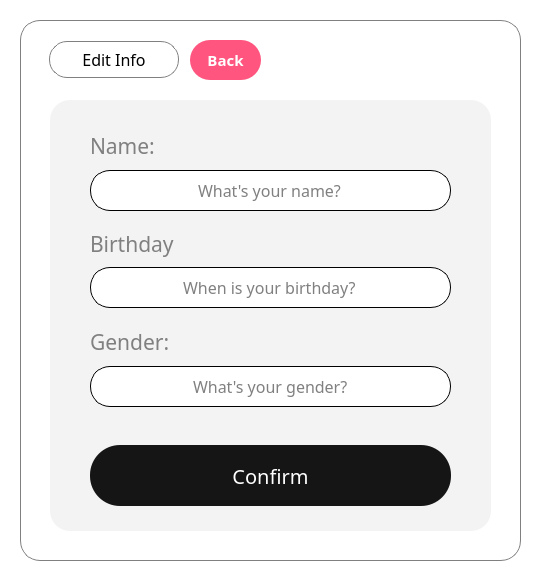
<?xml version="1.0" encoding="UTF-8"?>
<ui version="4.0">
 <class>editinfopop</class>
 <widget class="QDialog" name="editinfopop">
  <property name="geometry">
   <rect>
    <x>0</x>
    <y>0</y>
    <width>546</width>
    <height>583</height>
   </rect>
  </property>
  <property name="windowTitle">
   <string>Dialog</string>
  </property>
  <widget class="QWidget" name="centralwidget" native="true">
   <property name="geometry">
    <rect>
     <x>0</x>
     <y>0</y>
     <width>651</width>
     <height>601</height>
    </rect>
   </property>
   <widget class="QWidget" name="widget" native="true">
    <property name="geometry">
     <rect>
      <x>-20</x>
      <y>0</y>
      <width>691</width>
      <height>631</height>
     </rect>
    </property>
    <property name="styleSheet">
     <string notr="true">background-color: rgb(255, 255, 255)</string>
    </property>
    <widget class="QPushButton" name="edit_btn">
     <property name="geometry">
      <rect>
       <x>110</x>
       <y>445</y>
       <width>361</width>
       <height>61</height>
      </rect>
     </property>
     <property name="font">
      <font>
       <family>Segoe UI Variable Display</family>
       <pointsize>15</pointsize>
      </font>
     </property>
     <property name="cursor">
      <cursorShape>PointingHandCursor</cursorShape>
     </property>
     <property name="styleSheet">
      <string notr="true">QPushButton {background-color: rgb(21, 21, 21); border-radius: 30px; color: white;}

QPushButton:hover {border-radius: 30px; color: white; background-color: rgb(85, 170, 255);}
</string>
     </property>
     <property name="text">
      <string>Confirm</string>
     </property>
    </widget>
    <widget class="QListWidget" name="frm_board">
     <property name="geometry">
      <rect>
       <x>40</x>
       <y>20</y>
       <width>501</width>
       <height>541</height>
      </rect>
     </property>
     <property name="styleSheet">
      <string notr="true"> border-radius: 20px; border: 1px solid grey; 
background-color: rgb(255, 255, 255);</string>
     </property>
    </widget>
    <widget class="QPushButton" name="tags_pinfo">
     <property name="enabled">
      <bool>false</bool>
     </property>
     <property name="geometry">
      <rect>
       <x>69</x>
       <y>41</y>
       <width>130</width>
       <height>37</height>
      </rect>
     </property>
     <property name="font">
      <font>
       <family>Swis721 BT</family>
       <pointsize>12</pointsize>
       <weight>50</weight>
       <bold>false</bold>
      </font>
     </property>
     <property name="layoutDirection">
      <enum>Qt::LeftToRight</enum>
     </property>
     <property name="styleSheet">
      <string notr="true">background-color: none; border-radius: 18px; color: black;   border: 1px solid grey;</string>
     </property>
     <property name="text">
      <string>Edit Info</string>
     </property>
    </widget>
    <widget class="QPushButton" name="editback_btn">
     <property name="enabled">
      <bool>true</bool>
     </property>
     <property name="geometry">
      <rect>
       <x>210</x>
       <y>40</y>
       <width>71</width>
       <height>40</height>
      </rect>
     </property>
     <property name="font">
      <font>
       <family>Segoe UI Variable Display</family>
       <pointsize>11</pointsize>
       <weight>75</weight>
       <bold>true</bold>
      </font>
     </property>
     <property name="cursor">
      <cursorShape>PointingHandCursor</cursorShape>
     </property>
     <property name="styleSheet">
      <string notr="true">QPushButton {border-radius: 20px; color: white; background-color: rgb(255, 85, 127);}

QPushButton:hover {border-radius: 20px; border: 1px solid #FF557F; color: rgb(255, 85, 127); background-color: white; }
</string>
     </property>
     <property name="text">
      <string>Back</string>
     </property>
    </widget>
    <widget class="QListWidget" name="frm_board_2">
     <property name="geometry">
      <rect>
       <x>70</x>
       <y>100</y>
       <width>441</width>
       <height>431</height>
      </rect>
     </property>
     <property name="styleSheet">
      <string notr="true"> border-radius: 20px;
background-color: rgb(243, 243, 243);</string>
     </property>
    </widget>
    <widget class="QLineEdit" name="birthdayedit">
     <property name="geometry">
      <rect>
       <x>110</x>
       <y>267</y>
       <width>361</width>
       <height>41</height>
      </rect>
     </property>
     <property name="font">
      <font>
       <family>Swis721 BT</family>
       <pointsize>12</pointsize>
      </font>
     </property>
     <property name="styleSheet">
      <string notr="true">background-color: none; border-radius: 20px; color: grey;   border: 1px solid black;
</string>
     </property>
     <property name="text">
      <string>When is your birthday?</string>
     </property>
     <property name="alignment">
      <set>Qt::AlignCenter</set>
     </property>
     <property name="placeholderText">
      <string>How's the progress?</string>
     </property>
    </widget>
    <widget class="QLineEdit" name="genderedit">
     <property name="geometry">
      <rect>
       <x>110</x>
       <y>366</y>
       <width>361</width>
       <height>41</height>
      </rect>
     </property>
     <property name="font">
      <font>
       <family>Swis721 BT</family>
       <pointsize>12</pointsize>
      </font>
     </property>
     <property name="styleSheet">
      <string notr="true">background-color: none; border-radius: 20px; color: grey;   border: 1px solid black;
</string>
     </property>
     <property name="text">
      <string>What's your gender?</string>
     </property>
     <property name="alignment">
      <set>Qt::AlignCenter</set>
     </property>
     <property name="placeholderText">
      <string>Do you have a tag for that?</string>
     </property>
    </widget>
    <widget class="QLineEdit" name="nameedit">
     <property name="geometry">
      <rect>
       <x>110</x>
       <y>170</y>
       <width>361</width>
       <height>41</height>
      </rect>
     </property>
     <property name="font">
      <font>
       <family>Swis721 BT</family>
       <pointsize>12</pointsize>
      </font>
     </property>
     <property name="styleSheet">
      <string notr="true">background-color: none; border-radius: 20px; color: grey;   border: 1px solid black;
</string>
     </property>
     <property name="text">
      <string>What's your name?</string>
     </property>
     <property name="alignment">
      <set>Qt::AlignCenter</set>
     </property>
     <property name="placeholderText">
      <string>What to do?</string>
     </property>
    </widget>
    <widget class="QLabel" name="label_3">
     <property name="enabled">
      <bool>false</bool>
     </property>
     <property name="geometry">
      <rect>
       <x>110</x>
       <y>130</y>
       <width>101</width>
       <height>31</height>
      </rect>
     </property>
     <property name="font">
      <font>
       <family>Swis721 BT</family>
       <pointsize>16</pointsize>
      </font>
     </property>
     <property name="styleSheet">
      <string notr="true">background-color: transparent; border: none; color: grey;</string>
     </property>
     <property name="text">
      <string>Name:</string>
     </property>
    </widget>
    <widget class="QLabel" name="label">
     <property name="enabled">
      <bool>false</bool>
     </property>
     <property name="geometry">
      <rect>
       <x>110</x>
       <y>326</y>
       <width>101</width>
       <height>31</height>
      </rect>
     </property>
     <property name="font">
      <font>
       <family>Swis721 BT</family>
       <pointsize>16</pointsize>
      </font>
     </property>
     <property name="styleSheet">
      <string notr="true">background-color: transparent; border: none; color: grey;</string>
     </property>
     <property name="text">
      <string>Gender:</string>
     </property>
    </widget>
    <widget class="QLabel" name="label_2">
     <property name="enabled">
      <bool>false</bool>
     </property>
     <property name="geometry">
      <rect>
       <x>110</x>
       <y>228</y>
       <width>101</width>
       <height>31</height>
      </rect>
     </property>
     <property name="font">
      <font>
       <family>Swis721 BT</family>
       <pointsize>16</pointsize>
      </font>
     </property>
     <property name="styleSheet">
      <string notr="true">background-color: transparent; border: none; color: grey;</string>
     </property>
     <property name="text">
      <string>Birthday</string>
     </property>
    </widget>
    <zorder>frm_board</zorder>
    <zorder>frm_board_2</zorder>
    <zorder>edit_btn</zorder>
    <zorder>tags_pinfo</zorder>
    <zorder>editback_btn</zorder>
    <zorder>birthdayedit</zorder>
    <zorder>genderedit</zorder>
    <zorder>nameedit</zorder>
    <zorder>label_3</zorder>
    <zorder>label</zorder>
    <zorder>label_2</zorder>
   </widget>
  </widget>
 </widget>
 <resources/>
 <connections/>
</ui>
